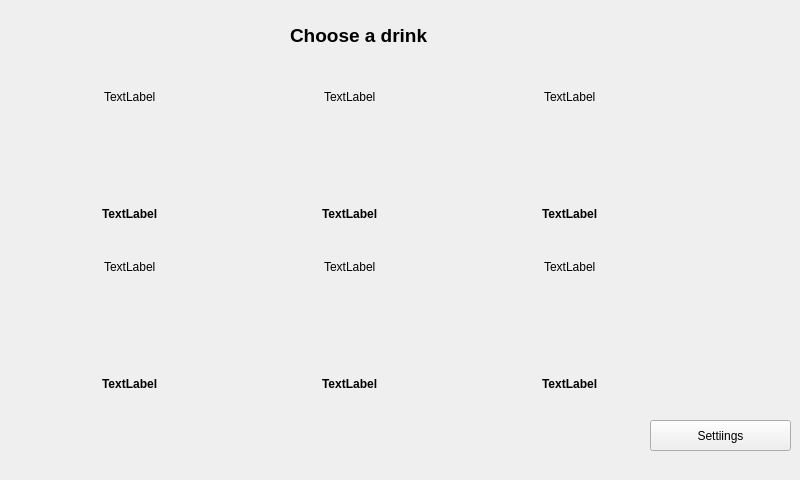
<?xml version="1.0" encoding="UTF-8"?>
<ui version="4.0">
 <class>main</class>
 <widget class="QMainWindow" name="main">
  <property name="geometry">
   <rect>
    <x>0</x>
    <y>0</y>
    <width>800</width>
    <height>480</height>
   </rect>
  </property>
  <property name="windowTitle">
   <string>Main</string>
  </property>
  <property name="styleSheet">
   <string notr="true"/>
  </property>
  <widget class="QWidget" name="centralwidget">
   <widget class="QPushButton" name="b1">
    <property name="geometry">
     <rect>
      <x>650</x>
      <y>420</y>
      <width>141</width>
      <height>31</height>
     </rect>
    </property>
    <property name="styleSheet">
     <string notr="true"/>
    </property>
    <property name="text">
     <string>Settiings</string>
    </property>
   </widget>
   <widget class="QLabel" name="lb7">
    <property name="geometry">
     <rect>
      <x>290</x>
      <y>10</y>
      <width>501</width>
      <height>51</height>
     </rect>
    </property>
    <property name="font">
     <font>
      <pointsize>14</pointsize>
      <weight>75</weight>
      <bold>true</bold>
     </font>
    </property>
    <property name="styleSheet">
     <string notr="true"/>
    </property>
    <property name="text">
     <string>Choose a drink</string>
    </property>
   </widget>
   <widget class="QLabel" name="lblExit">
    <property name="geometry">
     <rect>
      <x>740</x>
      <y>0</y>
      <width>55</width>
      <height>61</height>
     </rect>
    </property>
    <property name="text">
     <string/>
    </property>
   </widget>
   <widget class="QWidget" name="verticalLayoutWidget">
    <property name="geometry">
     <rect>
      <x>280</x>
      <y>90</y>
      <width>141</width>
      <height>131</height>
     </rect>
    </property>
    <layout class="QVBoxLayout" name="vlo2">
     <property name="spacing">
      <number>10</number>
     </property>
     <item alignment="Qt::AlignHCenter|Qt::AlignTop">
      <widget class="QLabel" name="lb2">
       <property name="styleSheet">
        <string notr="true"/>
       </property>
       <property name="text">
        <string>TextLabel</string>
       </property>
      </widget>
     </item>
     <item alignment="Qt::AlignHCenter|Qt::AlignBottom">
      <widget class="QLabel" name="dn2">
       <property name="font">
        <font>
         <pointsize>9</pointsize>
         <weight>75</weight>
         <bold>true</bold>
        </font>
       </property>
       <property name="styleSheet">
        <string notr="true"/>
       </property>
       <property name="text">
        <string>TextLabel</string>
       </property>
      </widget>
     </item>
    </layout>
   </widget>
   <widget class="QWidget" name="verticalLayoutWidget_2">
    <property name="geometry">
     <rect>
      <x>60</x>
      <y>90</y>
      <width>141</width>
      <height>131</height>
     </rect>
    </property>
    <layout class="QVBoxLayout" name="vlo2_2">
     <property name="spacing">
      <number>10</number>
     </property>
     <item alignment="Qt::AlignHCenter|Qt::AlignTop">
      <widget class="QLabel" name="lb1">
       <property name="styleSheet">
        <string notr="true"/>
       </property>
       <property name="text">
        <string>TextLabel</string>
       </property>
      </widget>
     </item>
     <item alignment="Qt::AlignHCenter|Qt::AlignBottom">
      <widget class="QLabel" name="dn1">
       <property name="font">
        <font>
         <pointsize>9</pointsize>
         <weight>75</weight>
         <bold>true</bold>
        </font>
       </property>
       <property name="styleSheet">
        <string notr="true"/>
       </property>
       <property name="text">
        <string>TextLabel</string>
       </property>
      </widget>
     </item>
    </layout>
   </widget>
   <widget class="QWidget" name="verticalLayoutWidget_3">
    <property name="geometry">
     <rect>
      <x>500</x>
      <y>90</y>
      <width>141</width>
      <height>131</height>
     </rect>
    </property>
    <layout class="QVBoxLayout" name="vlo2_3">
     <property name="spacing">
      <number>10</number>
     </property>
     <item alignment="Qt::AlignHCenter|Qt::AlignTop">
      <widget class="QLabel" name="lb3">
       <property name="styleSheet">
        <string notr="true"/>
       </property>
       <property name="text">
        <string>TextLabel</string>
       </property>
      </widget>
     </item>
     <item alignment="Qt::AlignHCenter|Qt::AlignBottom">
      <widget class="QLabel" name="dn3">
       <property name="font">
        <font>
         <pointsize>9</pointsize>
         <weight>75</weight>
         <bold>true</bold>
        </font>
       </property>
       <property name="styleSheet">
        <string notr="true"/>
       </property>
       <property name="text">
        <string>TextLabel</string>
       </property>
      </widget>
     </item>
    </layout>
   </widget>
   <widget class="QWidget" name="verticalLayoutWidget_4">
    <property name="geometry">
     <rect>
      <x>60</x>
      <y>260</y>
      <width>141</width>
      <height>131</height>
     </rect>
    </property>
    <layout class="QVBoxLayout" name="vlo2_4">
     <property name="spacing">
      <number>10</number>
     </property>
     <item alignment="Qt::AlignHCenter|Qt::AlignTop">
      <widget class="QLabel" name="lb4">
       <property name="styleSheet">
        <string notr="true"/>
       </property>
       <property name="text">
        <string>TextLabel</string>
       </property>
      </widget>
     </item>
     <item alignment="Qt::AlignHCenter|Qt::AlignBottom">
      <widget class="QLabel" name="dn4">
       <property name="font">
        <font>
         <pointsize>9</pointsize>
         <weight>75</weight>
         <bold>true</bold>
        </font>
       </property>
       <property name="styleSheet">
        <string notr="true"/>
       </property>
       <property name="text">
        <string>TextLabel</string>
       </property>
      </widget>
     </item>
    </layout>
   </widget>
   <widget class="QWidget" name="verticalLayoutWidget_5">
    <property name="geometry">
     <rect>
      <x>280</x>
      <y>260</y>
      <width>141</width>
      <height>131</height>
     </rect>
    </property>
    <layout class="QVBoxLayout" name="vlo2_5">
     <property name="spacing">
      <number>10</number>
     </property>
     <item alignment="Qt::AlignHCenter|Qt::AlignTop">
      <widget class="QLabel" name="lb5">
       <property name="styleSheet">
        <string notr="true"/>
       </property>
       <property name="text">
        <string>TextLabel</string>
       </property>
      </widget>
     </item>
     <item alignment="Qt::AlignHCenter|Qt::AlignBottom">
      <widget class="QLabel" name="dn5">
       <property name="font">
        <font>
         <pointsize>9</pointsize>
         <weight>75</weight>
         <bold>true</bold>
        </font>
       </property>
       <property name="styleSheet">
        <string notr="true"/>
       </property>
       <property name="text">
        <string>TextLabel</string>
       </property>
      </widget>
     </item>
    </layout>
   </widget>
   <widget class="QWidget" name="verticalLayoutWidget_6">
    <property name="geometry">
     <rect>
      <x>500</x>
      <y>260</y>
      <width>141</width>
      <height>131</height>
     </rect>
    </property>
    <layout class="QVBoxLayout" name="vlo2_6">
     <property name="spacing">
      <number>10</number>
     </property>
     <item alignment="Qt::AlignHCenter|Qt::AlignTop">
      <widget class="QLabel" name="lb6">
       <property name="styleSheet">
        <string notr="true"/>
       </property>
       <property name="text">
        <string>TextLabel</string>
       </property>
      </widget>
     </item>
     <item alignment="Qt::AlignHCenter|Qt::AlignBottom">
      <widget class="QLabel" name="dn6">
       <property name="font">
        <font>
         <pointsize>9</pointsize>
         <weight>75</weight>
         <bold>true</bold>
        </font>
       </property>
       <property name="styleSheet">
        <string notr="true"/>
       </property>
       <property name="text">
        <string>TextLabel</string>
       </property>
      </widget>
     </item>
    </layout>
   </widget>
  </widget>
 </widget>
 <resources/>
 <connections/>
</ui>
